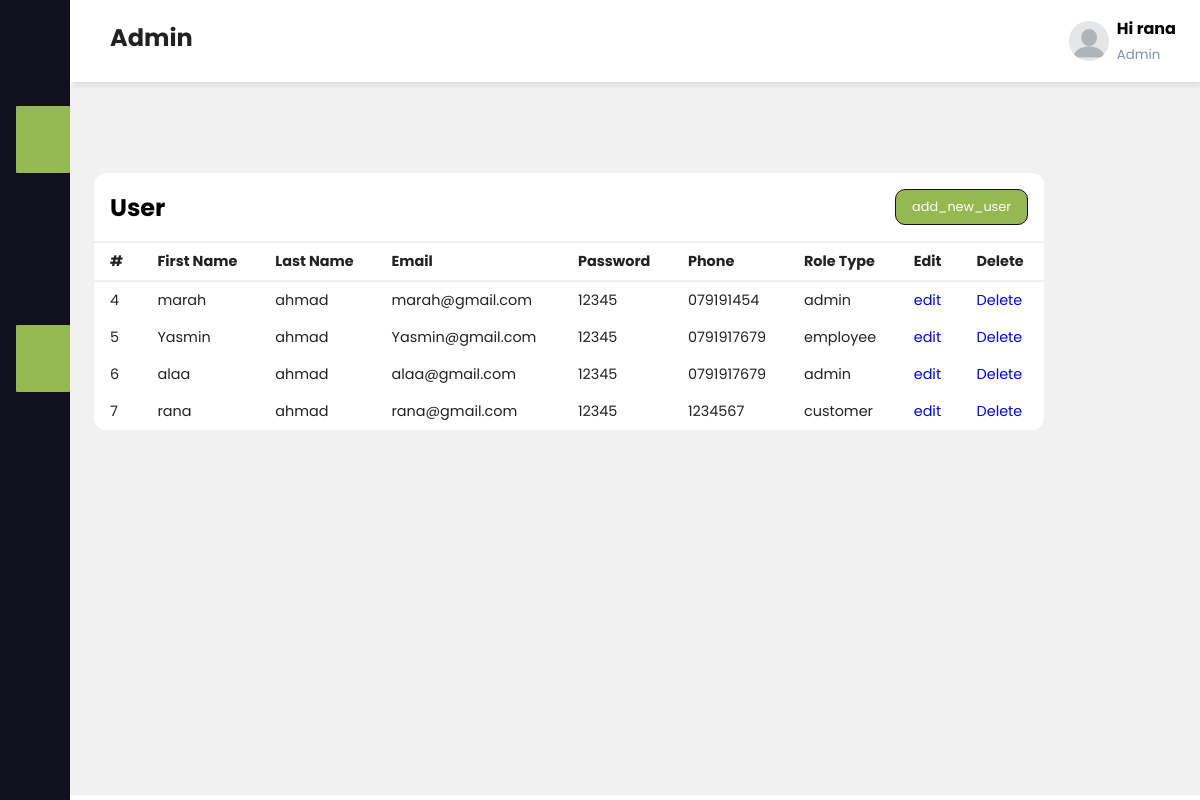
The page /user.php (signed in) on the database its author committed.
### tables this page shows
CREATE TABLE `users` (
  `id` int(11) NOT NULL,
  `f_name` varchar(500) NOT NULL,
  `l_name` varchar(500) NOT NULL,
  `email` varchar(500) NOT NULL,
  `password` varchar(500) NOT NULL,
  `role_type` varchar(100) NOT NULL,
  `phone` varchar(100) NOT NULL
);

### user.php (the view, shortened to what this page needs)
<?php
$server="localhost";
$username="root";
$password="";
$database="3rs";
$con=mysqli_connect($server,$username,$password,$database);
$sql= "SELECT * from users where 1";
$result=mysqli_query($con,$sql);
?>
<!DOCTYPE html>
<html >
  <head>
  <link rel="stylesheet" href="../css/admin.css">
</head>
<body>
<?php include"sidbar.php"; ?>
    <div class="main-content">
      <header>
        <h2>
          <label for="nav-toggle">
            <span class="fas fa-bars"></span>
          </label>
          Admin
        </h2>
        <div class="user-wrapper">
         <img width="40px" height="40px" alt="profile-img">
         <div class="">
            <h4>Hi <?php echo $_SESSION["name"] ?></h4>
            <small> Admin</small>
         </div>
        </div>
      </header>
      <main>
        <div class="recent-grid">
          <div class="projects">
            <div style="width: 950px;" class="card">
              <div class="card-header">
                <h2>User</h2>
             <form action="add_user.php">   <button >add_new_user</button><form>
              </div>
              <div class="card-body">
                <div class="table-responsive">
                  <table width="100%">
                  <thead>
                    <tr>
                      <td>#</td>
                      <td>First Name</td>
                      <td>Last Name</td>
                      <td>Email</td>
                      <td>Password</td>
                      <td>Phone</td>
                      <td>Role Type</td>
                      <td>Edit</td>
                      <td>Delete</td>
                    </tr>
                  </thead>
                  <tbody>
                  <?php foreach ($result as $row) {   ?>
                    <tr>
                      <td><?php echo $row['id'];?></td>
                      <td><?php echo $row['f_name'];?></td>
                      <td><?php echo $row['l_name'];?></td>
                      <td><?php echo $row['email'];?></td>
                      <td><?php echo $row['password'];?></td>
                      <td><?php echo $row['phone'];?></td>
                      <td> <?php echo $row['role_type'];?> </td>
                      <td> <a href="edit_user.php?id=<?php echo $row['id'];  ?> "class="btn btn-primary"> edit </a></td>
                       <td><a href="delete_user.php?id=<?php echo $row['id'];  ?> "class="btn btn-danger"> Delete</a></td>
                    </tr>
                    <?php } ?>
                  </tbody>
                </table>
                </div>
              </div>
            </div>
          </div>
        </div>
      </main>
    </div>
</body>
</html>

### admin.css (style rules this page uses)
:root { --main-color: #11101d; --color-dark: #1D2231; --text-grey: #8390A2; }
* { padding: 0; margin: 0; box-sizing: border-box; list-style: none; text-decoration: none; font-family: 'Poppins', sans-serif; }
.main-content { transition: margin-left 300ms; margin-left: 345px; }
header { background: #fff; display: flex; justify-content: space-between; padding: 1rem 1.5rem; box-shadow: 2px 2px 5px rgba(0, 0, 0, 0.2); position: fixed; left: 345px; top: 0; z-index: 100; width: calc(100% - 345px); transition: left 300ms; }
header h2 { color: #222; }
header label span { font-size: 1.7rem; padding-right: 1rem; }
.user-wrapper { display: flex; align-items: center; }
.user-wrapper img { border-radius: 50%; margin-right: .5rem; }
.user-wrapper small { display: inline-block; color: var(--text-grey); margin-top: -1px !important; }
main { margin-top: 85px; padding: 2rem 1.5rem; background: #f1f1f1; min-height: calc(100vh - 90px); }
.recent-grid { margin-top: 3.5rem; display: grid; grid-gap: 2rem; grid-template-columns: 65% auto; }
.card { background: #fff; border-radius: 12px; }
.card-header { padding: 1rem; }
.card-header { display: flex; justify-content: space-between; align-items: center; border-bottom: 1px solid #f0f0f0; }
.card-header button { background: #96b851; border-radius: 10px; color: #fff; font-size: .8rem; padding: .5rem 1rem; border: 1px solid var(--main-color); }
table { border-collapse: collapse; }
thead tr { border-top: 1px solid #f0f0f0; border-bottom: 2px solid #f0f0f0; }
thead td { font-weight: 700; }
td { padding: .5rem 1rem; font-size: .9rem; color: #222; }
tr td:last-child { display: flex; align-items: center; }
.table-responsive { width: 100%; overflow-x: auto; }
@media only screen and (max-width: 1200px) { .main-content { margin-left: 70px; } }
@media only screen and (max-width: 1200px) { .main-content header { width: calc(100% - 70px); left: 70px; } }

### rows shown on the page
users: id "4", f_name "marah", l_name "ahmad", email "marah@gmail.com", password "12345", phone "079191454", role_type "admin"
users: id "5", f_name "Yasmin", l_name "ahmad", email "Yasmin@gmail.com", password "12345", phone "0791917679", role_type "employee"
users: id "6", f_name "alaa", l_name "ahmad", email "alaa@gmail.com", password "12345", phone "0791917679", role_type "admin"
users: id "7", f_name "rana", l_name "ahmad", email "rana@gmail.com", password "12345", phone "1234567", role_type "customer"

### other values the page prints
$_SESSION["name"] "rana"
